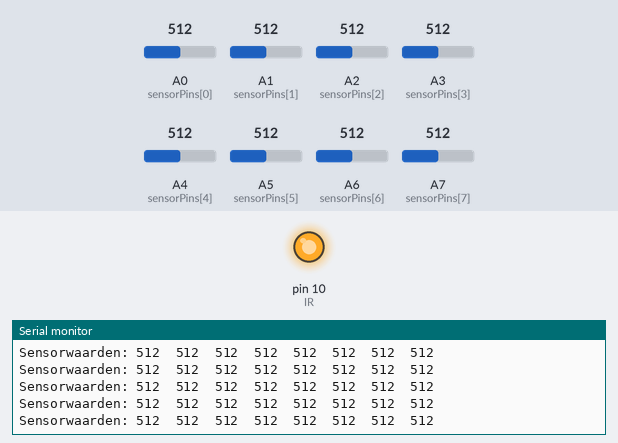
Simulated run of this sketch. Board: Arduino Nano, built with avr-gcc and run on an emulated ATmega328P. Shown: output pins drawn as LEDs (lit = HIGH), the last lines printed to the serial monitor. The inputs (shaded band) are chosen by the test bench; at power-on: A0 (sensorPins[0]) = 512, A1 (sensorPins[1]) = 512, A2 (sensorPins[2]) = 512, A3 (sensorPins[3]) = 512, A4 (sensorPins[4]) = 512, A5 (sensorPins[5]) = 512, A6 (sensorPins[6]) = 512, A7 (sensorPins[7]) = 512.

Above: at 1.2 s.
1.3 s: A0 (sensorPins[0]) set to 107
At 1.59 s:
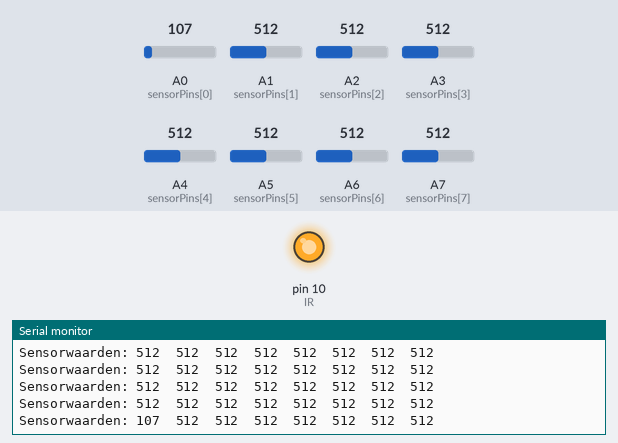
4.3 s: A0 (sensorPins[0]) set to 89
At 4.43 s:
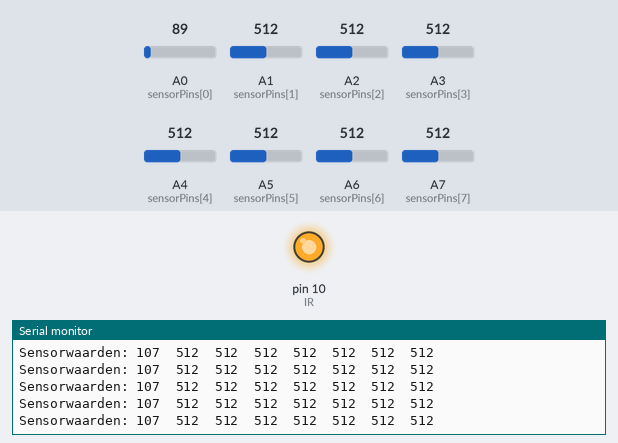
Timing chart, 0 to 7.3 s (numbered marks = the images above; inputs shaded):
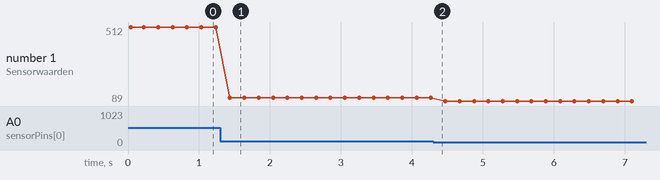

The sketch:

Sensor_test.ino
```cpp
const int sensorPins[8] = {A0, A1, A2, A3, A4, A5, A6, A7};
const int IR = 10;

void setup() {
  Serial.begin(9600);
  pinMode(IR, OUTPUT);
  digitalWrite(IR, HIGH);
  Serial.println("HY-S301 Analoge Sensor Test Start...");
}

void loop() {
  Serial.print("Sensorwaarden: ");

  for (int i = 0; i < 8; i++) {
    int waarde = analogRead(sensorPins[i]);
    Serial.print(waarde);
    Serial.print("\t");
  }
  Serial.println();

  delay(200);
}
```

Measured:
- after the input at 1.3 s, the serial monitor: prints a new line after 0.14 s (image 1)
- plotted number 1: 512 → 107 after the input at 1.3 s, 107 → 89 after the input at 4.3 s
